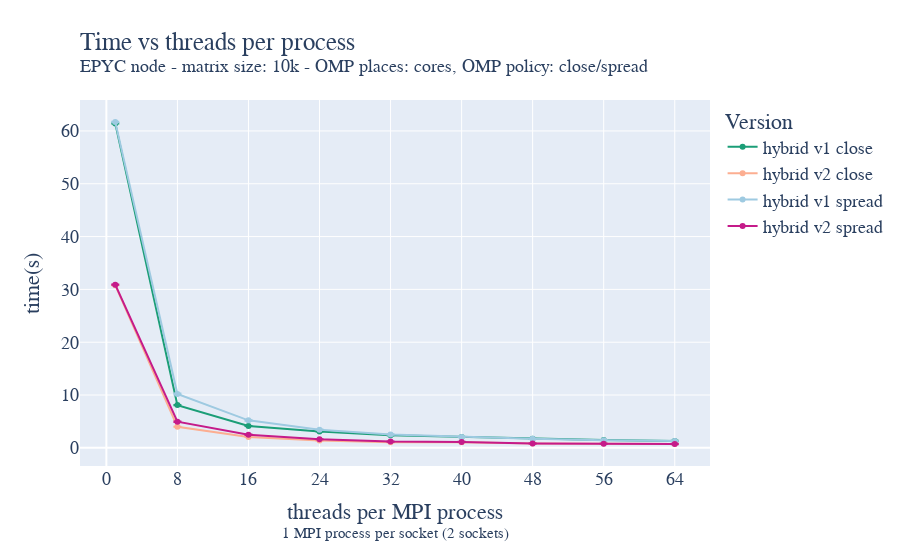

The notebook cell this image was saved under:
### Markdown cell above
## EPYC

### Code cell
fig = go.Figure()

fig.add_trace(go.Scatter(x=strong_OMP_epyc_hybrid_static_grid_010k_close_avg["nthreads_per_process"]["mean"][:9], y=strong_OMP_epyc_hybrid_static_grid_010k_close_avg["time"]["mean"][:9], name='hybrid v1 close',
                         error_y=dict(
                             type="data",
                             array=strong_OMP_epyc_hybrid_static_grid_010k_close_avg["time"]["std"][:9],
                             visible=True)))
fig.add_trace(go.Scatter(x=strong_OMP_epyc_hybrid_static_grid_010k_close_avg["nthreads_per_process"]["mean"][9:], y=strong_OMP_epyc_hybrid_static_grid_010k_close_avg["time"]["mean"][9:], name='hybrid v2 close',
                         error_y=dict(
                             type="data",
                             array=strong_OMP_epyc_hybrid_static_grid_010k_close_avg["time"]["std"][9:],
                             visible=True)))

fig.add_trace(go.Scatter(x=strong_OMP_epyc_hybrid_static_grid_010k_spread_avg["nthreads_per_process"]["mean"][:9], y=strong_OMP_epyc_hybrid_static_grid_010k_spread_avg["time"]["mean"][:9], name='hybrid v1 spread',
                         error_y=dict(
                             type="data",
                             array=strong_OMP_epyc_hybrid_static_grid_010k_spread_avg["time"]["std"][:9],
                             visible=True)))
fig.add_trace(go.Scatter(x=strong_OMP_epyc_hybrid_static_grid_010k_spread_avg["nthreads_per_process"]["mean"][9:], y=strong_OMP_epyc_hybrid_static_grid_010k_spread_avg["time"]["mean"][9:], name='hybrid v2 spread',
                         error_y=dict(
                             type="data",
                             array=strong_OMP_epyc_hybrid_static_grid_010k_spread_avg["time"]["std"][9:],
                             visible=True)))
fig.update_layout(
    title=go.layout.Title(
        text="Time vs threads per process<br><sup>EPYC node - matrix size: 10k - OMP places: cores, OMP policy: close/spread</sup>",
        xref="paper",
        x=0,
    ),
    xaxis_title="threads per MPI process<br><sup>1 MPI process per socket (2 sockets)</sup>",
    xaxis = dict(
        tickmode = 'linear',
        tick0 = '0',
        dtick = '8'
    ),
    yaxis_title="time(s)",
    legend_title="Version",
    font=dict(
        family="Courier New, monospace",
        size=18,
    ),
    colorway=["#1b9e77","#fcae91","#9ecae1", "#c51b8a"],
)
fig.show()
fig.write_image("/home/andres/hpc/Foundations_of_HPC_2022/Assignment/my_assignment/report/images/strong_OMP_epyc_hybrid_grid_010k.pdf", height=500, width=1000)

### Figure 1 — Plotly figure (JSON) as saved in the notebook; plotly's stock layout.template omitted (floating-point values rounded to 4 significant figures)
{"data": [{"error_y": {"array": [0.02451, 0.01486, 0.009419, 0.006225, 0.0057, 0.006751, 0.01121, 0.005121, 0.007419], "type": "data", "visible": true}, "name": "hybrid v1 close", "type": "scatter", "x": [1, 8, 16, 24, 32, 40, 48, 56, 64], "y": [61.43, 8.093, 4.146, 3.086, 2.384, 2.065, 1.725, 1.499, 1.312]}, {"error_y": {"array": [0.0073, 0.005898, 0.007828, 0.008934, 0.007409, 0.009952, 0.007586, 0.01018, 0.008921], "type": "data", "visible": true}, "name": "hybrid v2 close", "type": "scatter", "x": [1, 8, 16, 24, 32, 40, 48, 56, 64], "y": [30.8, 3.983, 2.041, 1.402, 1.069, 1.072, 0.8338, 0.8013, 0.7393]}, {"error_y": {"array": [0.04028, 0.09552, 0.05453, 0.02765, 0.0148, 0.02038, 0.004327, 0.02964, 0.03141], "type": "data", "visible": true}, "name": "hybrid v1 spread", "type": "scatter", "x": [1, 8, 16, 24, 32, 40, 48, 56, 64], "y": [61.69, 10.19, 5.205, 3.437, 2.542, 2.053, 1.701, 1.458, 1.285]}, {"error_y": {"array": [0.02121, 0.05965, 0.04294, 0.01743, 0.01537, 0.00562, 0.008599, 0.007358, 0.04501], "type": "data", "visible": true}, "name": "hybrid v2 spread", "type": "scatter", "x": [1, 8, 16, 24, 32, 40, 48, 56, 64], "y": [30.9, 4.947, 2.485, 1.626, 1.177, 1.124, 0.8115, 0.7614, 0.7364]}], "layout": {"colorway": ["#1b9e77", "#fcae91", "#9ecae1", "#c51b8a"], "font": {"family": "Courier New, monospace", "size": 18}, "legend": {"title": {"text": "Version"}}, "title": {"text": "Time vs threads per process<br><sup>EPYC node - matrix size: 10k - OMP places: cores, OMP policy: close/spread</sup>", "x": 0, "xref": "paper"}, "xaxis": {"dtick": "8", "tick0": "0", "tickmode": "linear", "title": {"text": "threads per MPI process<br><sup>1 MPI process per socket (2 sockets)</sup>"}}, "yaxis": {"title": {"text": "time(s)"}}}}
